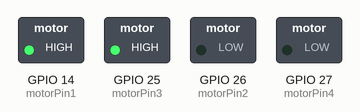
A sketch run on a simulated ESP32. Shown: switched loads named in the sketch (green lamp = pin HIGH).

Above: at 0.1 s.
Timing chart, 0 to 1.6 s (numbered marks = the images above):
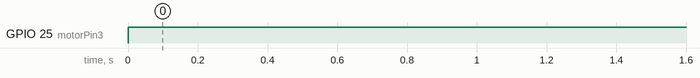

Measured:
- by itself, GPIO 25 (motorPin3): LOW → HIGH at 0.00 s

The sketch:

mover_sempre.ino
```cpp
// Pinos de controle do motor
int motorPin1 = 14; // Conecte ao IN1 da Ponte H
int motorPin2 = 26; // Conecte ao IN2 da Ponte H
int motorPin3 = 25; // Conecte ao IN1 da Ponte H
int motorPin4 = 27; // Conecte ao IN2 da Ponte H

void setup() {
  pinMode(motorPin1, OUTPUT);
  pinMode(motorPin2, OUTPUT);
  pinMode(motorPin3, OUTPUT);
  pinMode(motorPin4, OUTPUT);
}

void loop() {
  // Move para frente
  digitalWrite(motorPin1, HIGH);
  digitalWrite(motorPin2, LOW);
  digitalWrite(motorPin3, HIGH);
  digitalWrite(motorPin4, LOW);
  delay(10000000);
}
```
